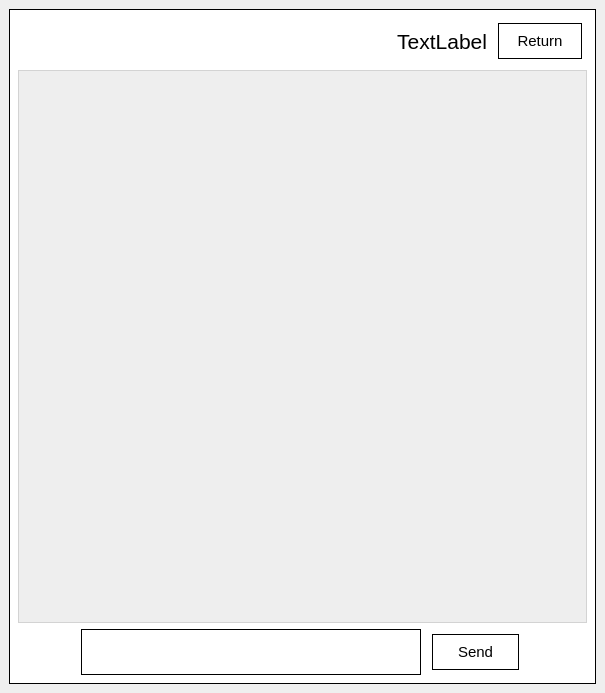
<?xml version="1.0" encoding="UTF-8"?>
<ui version="4.0">
 <class>MainWindow</class>
 <widget class="QMainWindow" name="MainWindow">
  <property name="geometry">
   <rect>
    <x>0</x>
    <y>0</y>
    <width>605</width>
    <height>693</height>
   </rect>
  </property>
  <property name="windowTitle">
   <string>MainWindow</string>
  </property>
  <widget class="QWidget" name="centralwidget">
   <layout class="QGridLayout" name="gridLayout_2">
    <item row="0" column="0">
     <widget class="QStackedWidget" name="stackedWidget">
      <property name="currentIndex">
       <number>1</number>
      </property>
      <widget class="QWidget" name="register_page">
       <layout class="QGridLayout" name="gridLayout" rowstretch="1,1,1" columnstretch="1,1,1">
        <item row="1" column="0">
         <spacer name="horizontalSpacer_3">
          <property name="orientation">
           <enum>Qt::Horizontal</enum>
          </property>
          <property name="sizeHint" stdset="0">
           <size>
            <width>40</width>
            <height>20</height>
           </size>
          </property>
         </spacer>
        </item>
        <item row="0" column="1">
         <spacer name="verticalSpacer">
          <property name="orientation">
           <enum>Qt::Vertical</enum>
          </property>
          <property name="sizeHint" stdset="0">
           <size>
            <width>20</width>
            <height>40</height>
           </size>
          </property>
         </spacer>
        </item>
        <item row="1" column="1">
         <widget class="QFrame" name="frame">
          <property name="styleSheet">
           <string notr="true">bakcground-color: white;</string>
          </property>
          <property name="frameShape">
           <enum>QFrame::Box</enum>
          </property>
          <property name="frameShadow">
           <enum>QFrame::Plain</enum>
          </property>
          <property name="lineWidth">
           <number>1</number>
          </property>
          <property name="midLineWidth">
           <number>0</number>
          </property>
          <layout class="QVBoxLayout" name="verticalLayout_3">
           <property name="spacing">
            <number>0</number>
           </property>
           <property name="leftMargin">
            <number>0</number>
           </property>
           <property name="topMargin">
            <number>0</number>
           </property>
           <property name="rightMargin">
            <number>0</number>
           </property>
           <property name="bottomMargin">
            <number>0</number>
           </property>
           <item>
            <widget class="QWidget" name="widget" native="true">
             <property name="styleSheet">
              <string notr="true">background-color: white;</string>
             </property>
             <layout class="QVBoxLayout" name="verticalLayout_2" stretch="2,1,1,0,0,2">
              <property name="topMargin">
               <number>10</number>
              </property>
              <item>
               <widget class="QLabel" name="label">
                <property name="sizePolicy">
                 <sizepolicy hsizetype="Expanding" vsizetype="Expanding">
                  <horstretch>0</horstretch>
                  <verstretch>0</verstretch>
                 </sizepolicy>
                </property>
                <property name="font">
                 <font>
                  <pointsize>22</pointsize>
                 </font>
                </property>
                <property name="text">
                 <string>Register</string>
                </property>
                <property name="alignment">
                 <set>Qt::AlignCenter</set>
                </property>
               </widget>
              </item>
              <item>
               <widget class="QLabel" name="label_2">
                <property name="font">
                 <font>
                  <pointsize>11</pointsize>
                 </font>
                </property>
                <property name="text">
                 <string>Name:</string>
                </property>
               </widget>
              </item>
              <item>
               <widget class="QLineEdit" name="login_line_edit">
                <property name="sizePolicy">
                 <sizepolicy hsizetype="Expanding" vsizetype="Expanding">
                  <horstretch>0</horstretch>
                  <verstretch>0</verstretch>
                 </sizepolicy>
                </property>
                <property name="font">
                 <font>
                  <pointsize>10</pointsize>
                 </font>
                </property>
               </widget>
              </item>
              <item>
               <widget class="QLabel" name="label_3">
                <property name="font">
                 <font>
                  <pointsize>11</pointsize>
                 </font>
                </property>
                <property name="text">
                 <string>Password:</string>
                </property>
               </widget>
              </item>
              <item>
               <widget class="QLineEdit" name="password_line_edit">
                <property name="font">
                 <font>
                  <pointsize>10</pointsize>
                 </font>
                </property>
               </widget>
              </item>
              <item>
               <layout class="QGridLayout" name="gridLayout_3">
                <item row="0" column="0">
                 <widget class="QPushButton" name="register_page_register_button">
                  <property name="sizePolicy">
                   <sizepolicy hsizetype="Fixed" vsizetype="Fixed">
                    <horstretch>0</horstretch>
                    <verstretch>0</verstretch>
                   </sizepolicy>
                  </property>
                  <property name="text">
                   <string>Register</string>
                  </property>
                 </widget>
                </item>
                <item row="0" column="1">
                 <widget class="QPushButton" name="register_page_login_button">
                  <property name="text">
                   <string>Login</string>
                  </property>
                 </widget>
                </item>
               </layout>
              </item>
             </layout>
            </widget>
           </item>
          </layout>
         </widget>
        </item>
        <item row="2" column="1">
         <spacer name="verticalSpacer_2">
          <property name="orientation">
           <enum>Qt::Vertical</enum>
          </property>
          <property name="sizeHint" stdset="0">
           <size>
            <width>20</width>
            <height>40</height>
           </size>
          </property>
         </spacer>
        </item>
        <item row="1" column="2">
         <spacer name="horizontalSpacer_4">
          <property name="orientation">
           <enum>Qt::Horizontal</enum>
          </property>
          <property name="sizeHint" stdset="0">
           <size>
            <width>40</width>
            <height>20</height>
           </size>
          </property>
         </spacer>
        </item>
       </layout>
      </widget>
      <widget class="QWidget" name="conversation_page">
       <property name="styleSheet">
        <string notr="true">background: white; border: 1px solid black;</string>
       </property>
       <layout class="QVBoxLayout" name="verticalLayout" stretch="1,12,1">
        <item>
         <layout class="QHBoxLayout" name="horizontalLayout_4" stretch="5,1">
          <item>
           <widget class="QLabel" name="other_user_name_label">
            <property name="font">
             <font>
              <pointsize>16</pointsize>
             </font>
            </property>
            <property name="styleSheet">
             <string notr="true">border: none;</string>
            </property>
            <property name="text">
             <string>TextLabel</string>
            </property>
            <property name="alignment">
             <set>Qt::AlignRight|Qt::AlignTrailing|Qt::AlignVCenter</set>
            </property>
           </widget>
          </item>
          <item>
           <widget class="QPushButton" name="return_button">
            <property name="sizePolicy">
             <sizepolicy hsizetype="Ignored" vsizetype="Expanding">
              <horstretch>0</horstretch>
              <verstretch>0</verstretch>
             </sizepolicy>
            </property>
            <property name="font">
             <font>
              <pointsize>11</pointsize>
             </font>
            </property>
            <property name="styleSheet">
             <string notr="true">background: white; margin: 5px;</string>
            </property>
            <property name="text">
             <string>Return</string>
            </property>
           </widget>
          </item>
         </layout>
        </item>
        <item>
         <widget class="QScrollArea" name="messages_scroll_area">
          <property name="styleSheet">
           <string notr="true">background: #eee; border: 1px solid lightgray;</string>
          </property>
          <property name="widgetResizable">
           <bool>true</bool>
          </property>
          <widget class="QWidget" name="scrollAreaWidgetContents">
           <property name="geometry">
            <rect>
             <x>0</x>
             <y>0</y>
             <width>559</width>
             <height>543</height>
            </rect>
           </property>
           <property name="sizePolicy">
            <sizepolicy hsizetype="Expanding" vsizetype="Expanding">
             <horstretch>0</horstretch>
             <verstretch>0</verstretch>
            </sizepolicy>
           </property>
           <property name="styleSheet">
            <string notr="true">border: none;</string>
           </property>
           <layout class="QVBoxLayout" name="messages_outer_layout">
            <item alignment="Qt::AlignBottom">
             <widget class="QWidget" name="messages_widget" native="true">
              <property name="sizePolicy">
               <sizepolicy hsizetype="Expanding" vsizetype="Maximum">
                <horstretch>0</horstretch>
                <verstretch>0</verstretch>
               </sizepolicy>
              </property>
              <layout class="QVBoxLayout" name="messages_layout"/>
             </widget>
            </item>
           </layout>
          </widget>
         </widget>
        </item>
        <item>
         <layout class="QHBoxLayout" name="horizontalLayout" stretch="1,7,1">
          <item>
           <spacer name="horizontalSpacer">
            <property name="orientation">
             <enum>Qt::Horizontal</enum>
            </property>
            <property name="sizeHint" stdset="0">
             <size>
              <width>40</width>
              <height>20</height>
             </size>
            </property>
           </spacer>
          </item>
          <item>
           <layout class="QHBoxLayout" name="horizontalLayout_2" stretch="7,2">
            <property name="sizeConstraint">
             <enum>QLayout::SetDefaultConstraint</enum>
            </property>
            <item>
             <widget class="QLineEdit" name="message_line_edit">
              <property name="sizePolicy">
               <sizepolicy hsizetype="Expanding" vsizetype="Expanding">
                <horstretch>0</horstretch>
                <verstretch>0</verstretch>
               </sizepolicy>
              </property>
              <property name="font">
               <font>
                <pointsize>12</pointsize>
               </font>
              </property>
             </widget>
            </item>
            <item>
             <widget class="QPushButton" name="sendButton">
              <property name="enabled">
               <bool>true</bool>
              </property>
              <property name="sizePolicy">
               <sizepolicy hsizetype="Ignored" vsizetype="Expanding">
                <horstretch>0</horstretch>
                <verstretch>0</verstretch>
               </sizepolicy>
              </property>
              <property name="font">
               <font>
                <pointsize>11</pointsize>
               </font>
              </property>
              <property name="styleSheet">
               <string notr="true">background-color: white; margin: 5px</string>
              </property>
              <property name="text">
               <string>Send</string>
              </property>
             </widget>
            </item>
           </layout>
          </item>
          <item>
           <spacer name="horizontalSpacer_2">
            <property name="orientation">
             <enum>Qt::Horizontal</enum>
            </property>
            <property name="sizeHint" stdset="0">
             <size>
              <width>40</width>
              <height>20</height>
             </size>
            </property>
           </spacer>
          </item>
         </layout>
        </item>
       </layout>
      </widget>
      <widget class="QWidget" name="users_page">
       <property name="styleSheet">
        <string notr="true">background: white; border: 1px solid black;</string>
       </property>
       <layout class="QVBoxLayout" name="verticalLayout_6" stretch="1,15">
        <item>
         <layout class="QHBoxLayout" name="horizontalLayout_3" stretch="4,1">
          <item>
           <widget class="QLabel" name="label_4">
            <property name="sizePolicy">
             <sizepolicy hsizetype="Expanding" vsizetype="Expanding">
              <horstretch>0</horstretch>
              <verstretch>0</verstretch>
             </sizepolicy>
            </property>
            <property name="font">
             <font>
              <pointsize>22</pointsize>
             </font>
            </property>
            <property name="styleSheet">
             <string notr="true">border: none; padding-right: 10px;</string>
            </property>
            <property name="text">
             <string>Users</string>
            </property>
            <property name="alignment">
             <set>Qt::AlignRight|Qt::AlignTrailing|Qt::AlignVCenter</set>
            </property>
            <property name="margin">
             <number>0</number>
            </property>
           </widget>
          </item>
          <item>
           <widget class="QPushButton" name="logout_button">
            <property name="sizePolicy">
             <sizepolicy hsizetype="Expanding" vsizetype="Expanding">
              <horstretch>0</horstretch>
              <verstretch>0</verstretch>
             </sizepolicy>
            </property>
            <property name="font">
             <font>
              <pointsize>10</pointsize>
             </font>
            </property>
            <property name="styleSheet">
             <string notr="true">margin: 10px</string>
            </property>
            <property name="text">
             <string>Logout</string>
            </property>
           </widget>
          </item>
         </layout>
        </item>
        <item>
         <widget class="QScrollArea" name="users_page_scroll_area">
          <property name="sizePolicy">
           <sizepolicy hsizetype="Expanding" vsizetype="Expanding">
            <horstretch>0</horstretch>
            <verstretch>0</verstretch>
           </sizepolicy>
          </property>
          <property name="font">
           <font>
            <pointsize>8</pointsize>
           </font>
          </property>
          <property name="styleSheet">
           <string notr="true">background: #eee; border: 1px solid lightgray;</string>
          </property>
          <property name="widgetResizable">
           <bool>true</bool>
          </property>
          <widget class="QWidget" name="users_list">
           <property name="geometry">
            <rect>
             <x>0</x>
             <y>0</y>
             <width>559</width>
             <height>22</height>
            </rect>
           </property>
           <property name="sizePolicy">
            <sizepolicy hsizetype="Expanding" vsizetype="Maximum">
             <horstretch>0</horstretch>
             <verstretch>0</verstretch>
            </sizepolicy>
           </property>
           <property name="maximumSize">
            <size>
             <width>16777215</width>
             <height>16777215</height>
            </size>
           </property>
           <property name="layoutDirection">
            <enum>Qt::LeftToRight</enum>
           </property>
           <property name="styleSheet">
            <string notr="true">border: none;</string>
           </property>
           <layout class="QVBoxLayout" name="verticalLayout_4" stretch="">
            <property name="spacing">
             <number>0</number>
            </property>
            <property name="sizeConstraint">
             <enum>QLayout::SetDefaultConstraint</enum>
            </property>
           </layout>
          </widget>
         </widget>
        </item>
       </layout>
      </widget>
      <widget class="QWidget" name="loading_page">
       <property name="styleSheet">
        <string notr="true">background: white; border: 1px solid lightgray;</string>
       </property>
       <layout class="QGridLayout" name="gridLayout_4">
        <item row="0" column="0">
         <widget class="QLabel" name="loading_label">
          <property name="text">
           <string>Loading</string>
          </property>
          <property name="alignment">
           <set>Qt::AlignCenter</set>
          </property>
         </widget>
        </item>
       </layout>
      </widget>
      <widget class="QWidget" name="login_page">
       <layout class="QGridLayout" name="gridLayout_5" rowstretch="1,1,1" columnstretch="1,1,1">
        <item row="1" column="1">
         <widget class="QFrame" name="frame_2">
          <property name="sizePolicy">
           <sizepolicy hsizetype="Expanding" vsizetype="Expanding">
            <horstretch>0</horstretch>
            <verstretch>0</verstretch>
           </sizepolicy>
          </property>
          <property name="styleSheet">
           <string notr="true">background: white;</string>
          </property>
          <property name="frameShape">
           <enum>QFrame::Box</enum>
          </property>
          <property name="frameShadow">
           <enum>QFrame::Plain</enum>
          </property>
          <property name="lineWidth">
           <number>1</number>
          </property>
          <layout class="QVBoxLayout" name="verticalLayout_7" stretch="2,1,1,1,1,0,2">
           <item>
            <widget class="QLabel" name="login_label">
             <property name="font">
              <font>
               <pointsize>24</pointsize>
              </font>
             </property>
             <property name="text">
              <string>Login</string>
             </property>
             <property name="alignment">
              <set>Qt::AlignCenter</set>
             </property>
            </widget>
           </item>
           <item>
            <widget class="QLabel" name="label_6">
             <property name="font">
              <font>
               <pointsize>12</pointsize>
              </font>
             </property>
             <property name="text">
              <string>Name</string>
             </property>
            </widget>
           </item>
           <item>
            <widget class="QLineEdit" name="name_login_page_line_edit"/>
           </item>
           <item>
            <widget class="QLabel" name="label_7">
             <property name="font">
              <font>
               <pointsize>12</pointsize>
              </font>
             </property>
             <property name="text">
              <string>Password</string>
             </property>
            </widget>
           </item>
           <item>
            <widget class="QLineEdit" name="password_login_page_edit_line"/>
           </item>
           <item>
            <widget class="QLabel" name="login_page_message_label">
             <property name="text">
              <string>Fill name and password, then press &quot;Log in&quot;.</string>
             </property>
            </widget>
           </item>
           <item>
            <layout class="QGridLayout" name="gridLayout_6">
             <item row="0" column="0">
              <widget class="QPushButton" name="login_page_login_button">
               <property name="text">
                <string>Log in</string>
               </property>
              </widget>
             </item>
             <item row="0" column="1">
              <widget class="QPushButton" name="login_page_register_button">
               <property name="text">
                <string>Register</string>
               </property>
              </widget>
             </item>
            </layout>
           </item>
          </layout>
         </widget>
        </item>
        <item row="1" column="0">
         <spacer name="horizontalSpacer_5">
          <property name="orientation">
           <enum>Qt::Horizontal</enum>
          </property>
          <property name="sizeHint" stdset="0">
           <size>
            <width>40</width>
            <height>20</height>
           </size>
          </property>
         </spacer>
        </item>
        <item row="2" column="1">
         <spacer name="verticalSpacer_4">
          <property name="orientation">
           <enum>Qt::Vertical</enum>
          </property>
          <property name="sizeHint" stdset="0">
           <size>
            <width>20</width>
            <height>40</height>
           </size>
          </property>
         </spacer>
        </item>
        <item row="0" column="1">
         <spacer name="verticalSpacer_3">
          <property name="orientation">
           <enum>Qt::Vertical</enum>
          </property>
          <property name="sizeHint" stdset="0">
           <size>
            <width>20</width>
            <height>40</height>
           </size>
          </property>
         </spacer>
        </item>
        <item row="1" column="2">
         <spacer name="horizontalSpacer_6">
          <property name="orientation">
           <enum>Qt::Horizontal</enum>
          </property>
          <property name="sizeHint" stdset="0">
           <size>
            <width>40</width>
            <height>20</height>
           </size>
          </property>
         </spacer>
        </item>
       </layout>
      </widget>
     </widget>
    </item>
   </layout>
  </widget>
 </widget>
 <resources/>
 <connections/>
</ui>
